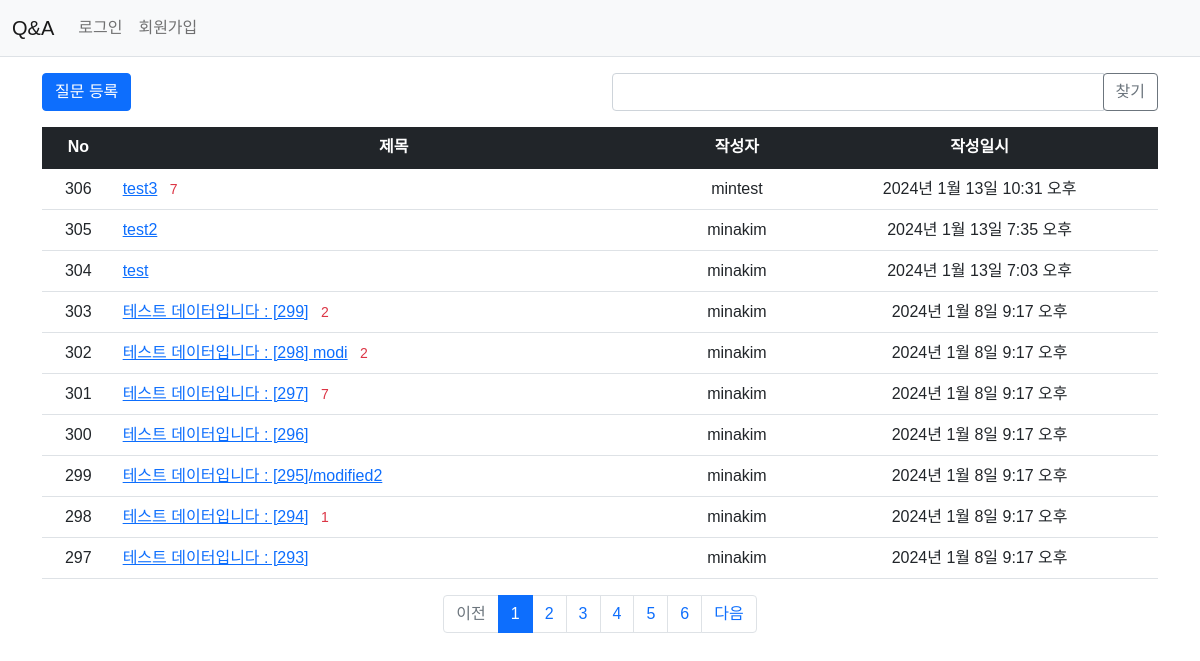
The page / on the database its author committed.
### mainapp/models.py (models this page shows, shortened)
class Question(models.Model):
    author = models.ForeignKey(User, on_delete=models.CASCADE, related_name='author_question') # 특정 사용자가 작성한 질문 접근 : userkey.author_question.all()
    subject = models.CharField(max_length=200)
    content = models.TextField()
    create_date = models.DateTimeField()
    modify_date = models.DateTimeField(null=True, blank=True) # 수정한 경우에만 생성되는 데이터이므로, 값이 없어도 됨.
    voter = models.ManyToManyField(User, related_name='voter_question') # 추천인/ # 특정 사용자가 추천한 질문 접근 : userkey.voter_question.all()

### mainapp/views/base_views.py (the view, shortened to what this page needs)
# urls.py: path('', base_views.qna_main, name='qna_main'),
def qna_main(request):
    page = request.GET.get('page', '1') # 페이지 값 가져오기 (default=1)
    kw = request.GET.get('kw', '')  # 검색어
    question_list = Question.objects.order_by('-create_date')
    paginator = Paginator(question_list, 10) # 페이지당 10개씩 보여주기
    page_obj = paginator.get_page(page)
    return render(request, 'mainapp/qna_main.html', {'question_list':page_obj, 'page':page, 'kw':kw})

### mainapp/templatetags/qna_filter.py (called while the page is built)
@register.filter # 템플릿에서 아래 함수를 필터로 사용 가능
def sub(value, arg):
    return value - arg

### mainapp/templates/mainapp/qna_main.html (shortened to what this page needs)
{% extends 'mainapp/qna_base.html' %}
{% load qna_filter %}
<!-- {% load static %}
{% block content %}
<div class="container my-3">
    <div class="row my-3">
        <div class="col-6">
            <a href="{% url 'mainapp:question_create' %}" class="btn btn-primary">질문 등록</a>
        </div>
        <div class="col-6">
            <div class="input-group">
                <input type="text" id="search_kw" class="form-control" value="{{ kw|default_if_none:'' }}">
                <div class="input-group-append">
                    <button class="btn btn-outline-secondary" type="button" id="btn_search">찾기</button>
                </div>
            </div>
        </div>
    </div>
    <table class="table">
        <thead>
            <tr class="text-center table-dark">
            <th>No</th>
            <th style="width:50%">제목</th>
            <th>작성자</th>
            <th>작성일시</th>
        </tr>
        </thead>
        <tbody>
        {% if question_list %}
        {% for question in question_list %}
        <tr class="text-center">
            <td>
                {{ question_list.paginator.count|sub:question_list.start_index|sub:forloop.counter0|add:1 }}
            </td>
            <td class="text-start">
                <a href="/qna_main/{{question.id}}/">{{ question.subject }}</a>
                {% if question.answer_set.count > 0 %}
                <span class="text-danger small mx-2">{{ question.answer_set.count }}</span>
                {% endif %}
            </td>
            <td>{{ question.author.username }}</td>
            <td>{{ question.create_date }}</td>
        </tr>
        {% endfor %}
        {% else %}
        <tr>
            <td colspan="4">질문이 없습니다.</td>
        </tr>
        {% endif %}
        </tbody>
    </table>
        <ul class="pagination justify-content-center">
            {% if question_list.has_previous %}
            <li class="page-item">
                <a class="page-link" data-page="{{ question_list.previous_page_number }}"
                href="javascript:void(0)">이전</a>
            </li>
            {% else %}
            <li class="page-item disabled">
                <a class="page-link" tabindex="-1" aria-disabled="true" href="#">이전</a>
            </li>
            {% endif %}
            {% for page_number in question_list.paginator.page_range %}
            {% if page_number >= question_list.number|add:-5 and page_number <= question_list.number|add:5 %}
            {% if page_number == question_list.number %}
            <li class="page-item active" aria-current="page">
                <a class="page-link" data-page="{{ page_number }}"
                href="javascript:void(0)">{{ page_number }}</a>
            </li>
            {% else %}
            <li class="page-item">
                <a class="page-link" data-page="{{ page_number }}"
                href="javascript:void(0)">{{ page_number }}</a>
            </li>
            {% endif %}
            {% endif %}
            {% endfor %}
            {% if question_list.has_next %}
            <li class="page-item">
                <a class="page-link" data-page="{{ question_list.next_page_number }}"
                href="javascript:void(0)">다음</a>
            </li>
            {% else %}
            <li class="page-item disabled">
                <a class="page-link" tabindex="-1" aria-disabled="true" href="#">다음</a>
            </li>
            {% endif %}
        </ul>
</div>
{% endblock %}

### static/css/style_qna_main.css (style rules this page uses)
body { font-family: 'Noto Sans KR', sans-serif; }

### rows shown on the page
Question: paginator.count|sub "306", subject "test3", answer_set.count "7", author.username "mintest", create_date "2024년 1월 13일 10:31 오후"
Question: paginator.count|sub "305", subject "test2", author.username "minakim", create_date "2024년 1월 13일 7:35 오후"
Question: paginator.count|sub "304", subject "test", author.username "minakim", create_date "2024년 1월 13일 7:03 오후"
Question: paginator.count|sub "303", subject "테스트 데이터입니다 : [299]", answer_set.count "2", author.username "minakim", create_date "2024년 1월 8일 9:17 오후"
Question: paginator.count|sub "302", subject "테스트 데이터입니다 : [298] modi", answer_set.count "2", author.username "minakim", create_date "2024년 1월 8일 9:17 오후"
Question: paginator.count|sub "301", subject "테스트 데이터입니다 : [297]", answer_set.count "7", author.username "minakim", create_date "2024년 1월 8일 9:17 오후"
Question: paginator.count|sub "300", subject "테스트 데이터입니다 : [296]", author.username "minakim", create_date "2024년 1월 8일 9:17 오후"
Question: paginator.count|sub "299", subject "테스트 데이터입니다 : [295]/modified2", author.username "minakim", create_date "2024년 1월 8일 9:17 오후"
Question: paginator.count|sub "298", subject "테스트 데이터입니다 : [294]", answer_set.count "1", author.username "minakim", create_date "2024년 1월 8일 9:17 오후"
Question: paginator.count|sub "297", subject "테스트 데이터입니다 : [293]", author.username "minakim", create_date "2024년 1월 8일 9:17 오후"

### other values the page prints
{{ page_number }} "1"
{{ page_number }} "2" "3" "4" "5" "6"
